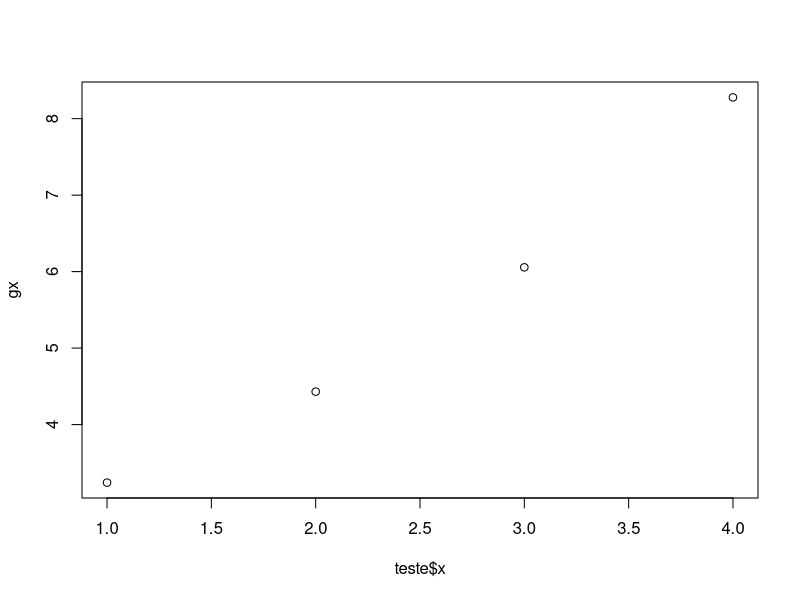
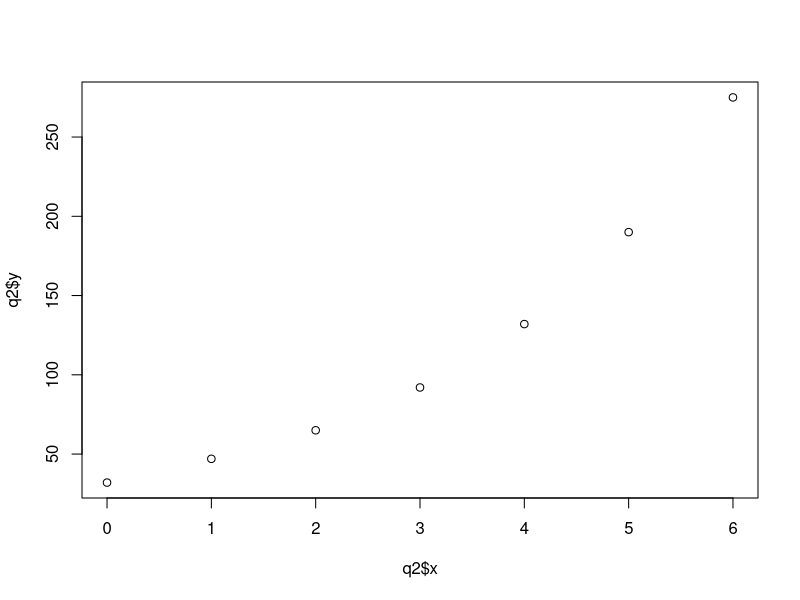
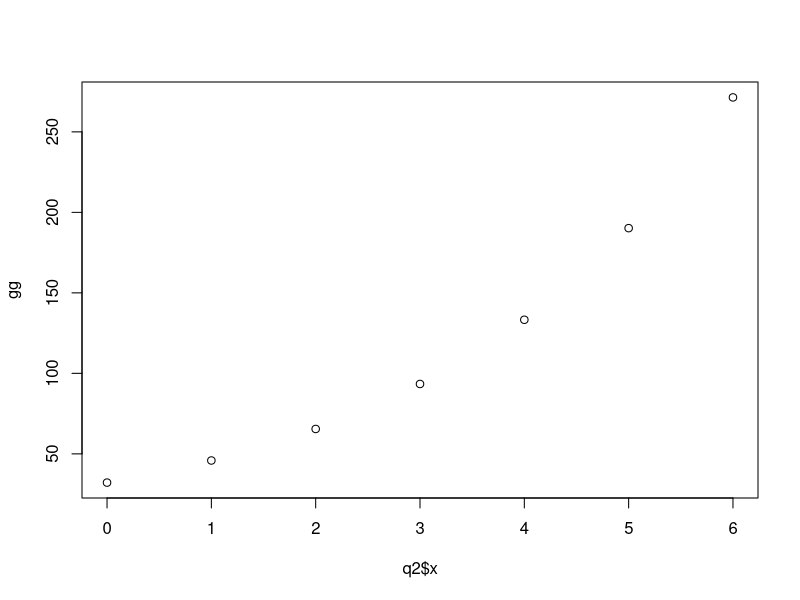

Recreate these plots in R, in order.
## ---- chunk 1
library(tidyverse)
## ---- chunk 2

teste<- tibble(x = c(1,2,3,4), y = c(3,5,6,8))
teste_linear<- mutate(teste, xy = teste$x*teste$y,`x²` = teste$x*teste$x )
soma_linear<- apply(teste_linear,2,sum)
n <- nrow(teste)

a_linear<- function(soma,n){
  aa<- (n*soma[3] - soma[1]*soma[2])/(n*soma[4] - (soma[1]^2))
  return(aa)
}

a_l<-a_linear(soma_linear,n)

b_linear <- function(soma,n){
  bb<- (soma[1]*soma[3] - soma[2]*soma[4])/((soma[1]^2) -  n*soma[4])
  return(bb)
}


b_l<-b_linear(soma_linear,n)
g_linear<-function(a,b,x){
  g1<- (a*x + b)
  return(g1)
}

## ---- chunk 3
teste_log<- mutate(teste, x= log(teste$x), `lnx*y` =(log(teste$x)*teste$y), `lnx²` <- ((log(teste$x))^2))
soma_log<- apply(teste_log,2, sum)

a_log<-a_linear(soma_log, n)
b_log<- b_linear(soma_log, n)

g_log<- function(a,b,x){
  g2<- (a*log(x) + b)
    return(g2)
  }


## ---- chunk 4

teste_exp<- mutate(teste, y= log(teste$y), `x*lny` =(log(teste$y)*teste$x), `x²` = (((teste$x))^2))
soma_exp<- apply(teste_exp,2, sum)
a_exp<- a_linear(soma_exp,n)
b_exp<- exp(b_linear(soma_exp,n))

g_exp<- function(a,b,x){
  g3<- (b*exp(a*x))
    return(g3)
  }
## ---- chunk 5
teste_pot<- mutate(teste, x= log(teste$x),y= log(teste$y), `lnx*lny` =(log(teste$x)*log(teste$y)), `lnx²` = ((log(teste$x))^2))
soma_pot<- apply(teste_pot,2, sum)
a_pot<- a_linear(soma_pot,n)
b_pot <-exp(b_linear(soma_pot,n))

g_pot<- function(a,b,x){
  g4<- (b*(x^(a)))
    return(g4)
  }
## ---- chunk 6
y_med<-  soma_linear[2]/n
gx<- g_linear(a_l,b_l,teste$x)


SQreg<-((abs(gx-y_med))^2)
SQtot<- ((teste$y - y_med)^2)
`R²`<- (sum(SQreg))/(sum(SQtot))

## ---- chunk 7
y_med<-  soma_exp[2]/n
gx<- g_exp(a_exp,b_exp,teste$x)

print(gx)
plot(teste$x, gx)

SQreg<-0
for (i in 1:nrow(teste)) {
SQreg[i] <- ((gx[i]  -y_med))^2
  
}
SQtot<-0
for (i in 1:nrow(teste)) {
SQtot[i] <- ((teste$y[i]  -y_med))^2
} 


print(cbind(SQreg, SQtot))
`R²`<- (sum(SQreg))/(sum(SQtot))
print(`R²`)
## ---- chunk 8
y_med<-  soma_log[2]/n
gx<- g_log(a_log,b_log,teste$x)

print(gx)

SQreg<-((abs(gx-y_med))^2)
SQtot<- ((teste$y - y_med)^2)
print(cbind(SQreg, SQtot))
`R²`<- (sum(SQreg))/(sum(SQtot))
print(`R²`)
## ---- chunk 9
q2<- tibble(x= c(0,1,2,3,4,5,6), y= c(32,47,65,92,132,190,275))
print(q2)
n<- nrow(q2)

plot(q2$x,q2$y)

teste_exp<- mutate(q2, y= log(q2$y), `x*lny` =(log(q2$y)*q2$x), `x²` = (((q2$x))^2))

soma_exp<- apply(teste_exp,2, sum)
a_exp<- a_linear(soma_exp,n)
b_exp<- exp(b_linear(soma_exp,n))

print(c(a_exp,b_exp))

g_exp<- function(a,b,x){
  g3<- (b*exp(a*x))
    return(g3)
}
gg<-g_exp(a_exp,b_exp,q2$x)

plot(q2$x,gg)
## ---- chunk 10
hora<-  (log(2000/b_exp)/(a_exp))
print(hora)

print(g_exp(a_exp,b_exp,hora))


